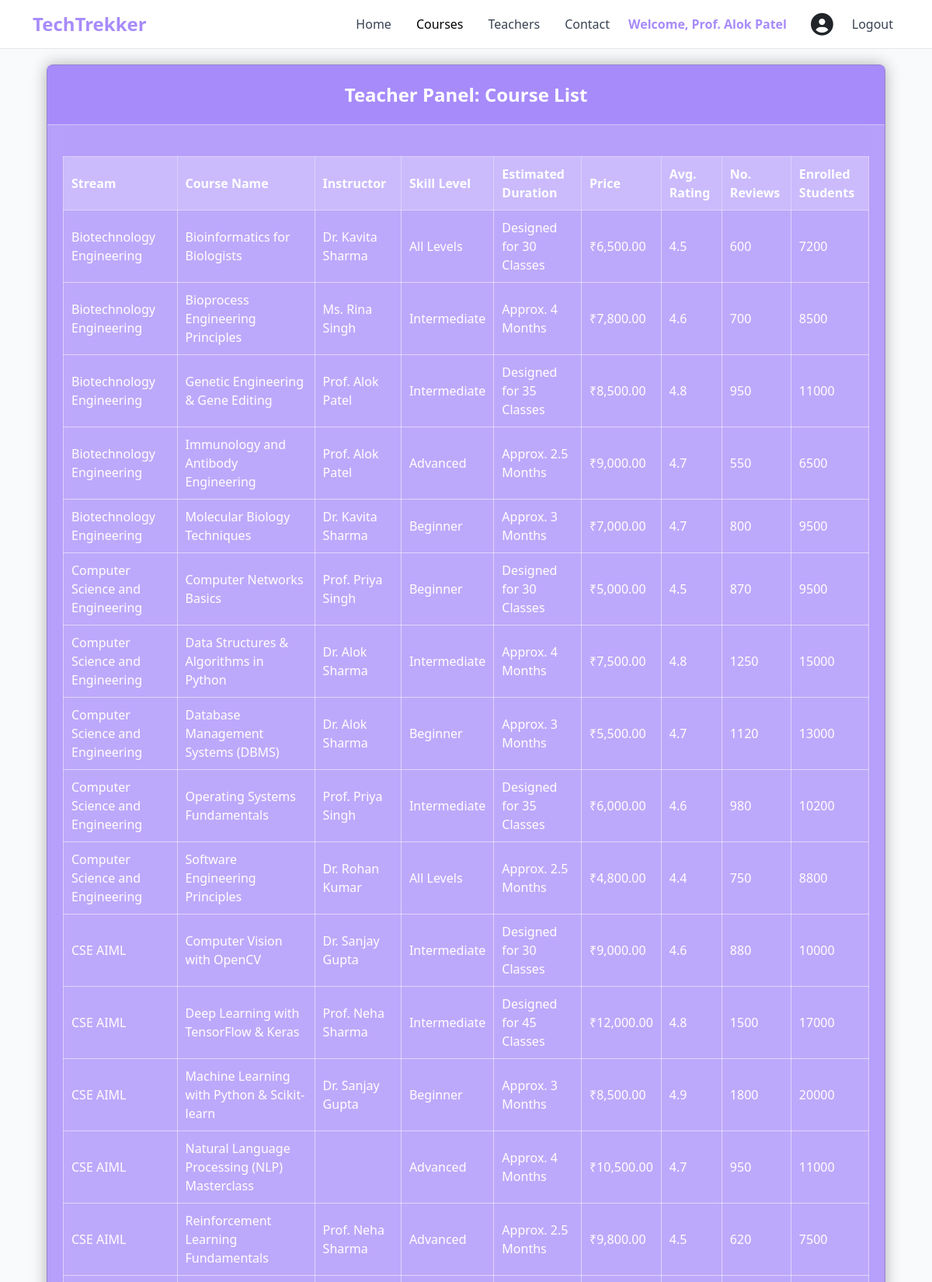
The page /teacher_courses.php (signed in, upper part) on the database its author committed.
### tables this page shows
CREATE TABLE `courses` (
  `stream_id` int(11) DEFAULT NULL,
  `course_id` int(11) NOT NULL,
  `course_name` varchar(255) DEFAULT NULL,
  `estimated_duration` varchar(100) DEFAULT NULL,
  `price` decimal(10,2) DEFAULT NULL,
  `key_topics_summary` text DEFAULT NULL,
  `image_url` varchar(500) DEFAULT NULL,
  `instructor_name` varchar(255) DEFAULT NULL,
  `skill_level` varchar(50) DEFAULT NULL,
  `average_rating` float DEFAULT NULL,
  `num_reviews` int(11) DEFAULT NULL,
  `short_tagline` text DEFAULT NULL,
  `num_students_enrolled` int(11) DEFAULT NULL,
  `prerequisites` text DEFAULT NULL,
  `badge_label` varchar(50) DEFAULT NULL,
  `display_stream_name` varchar(255) DEFAULT NULL
);

### teacher_courses.php (the view, shortened to what this page needs)
<?php
include 'header.php';
require 'db.php';
$sql = "
    SELECT
        course_id,
        course_name,
        estimated_duration,
        price,
        instructor_name,
        skill_level,
        average_rating,
        num_reviews,
        short_tagline,
        num_students_enrolled,
        display_stream_name
    FROM
        courses
    ORDER BY
        display_stream_name, course_name;
";
$result = $connection->query($sql);
?>
    <link rel="stylesheet" href="https://cdnjs.cloudflare.com/ajax/libs/font-awesome/5.15.4/css/all.min.css">
<body>
    <div class="card">
        <div class="card-header">
            Teacher Panel: Course List
        </div>
        <table>
            <thead>
                <tr>
                    <th>Stream</th>
                    <th>Course Name</th>
                    <th>Instructor</th>
                    <th>Skill Level</th>
                    <th>Estimated Duration</th>
                    <th>Price</th>
                    <th>Avg. Rating</th>
                    <th>No. Reviews</th>
                    <th>Enrolled Students</th>
                </tr>
            </thead>
            <tbody>
                <?php
                if ($result->num_rows > 0) {
                    while ($row = $result->fetch_assoc()) {
                        echo "<tr>";
                        echo "<td>" . htmlspecialchars($row['display_stream_name']) . "</td>";
                        echo "<td>" . htmlspecialchars($row['course_name']) . "</td>";
                        echo "<td>" . htmlspecialchars($row['instructor_name']) . "</td>";
                        echo "<td>" . htmlspecialchars($row['skill_level']) . "</td>";
                        echo "<td>" . htmlspecialchars($row['estimated_duration']) . "</td>";
                        echo "<td>₹" . number_format($row['price'], 2) . "</td>";
                        echo "<td>" . htmlspecialchars($row['average_rating']) . "</td>";
                        echo "<td>" . htmlspecialchars($row['num_reviews']) . "</td>";
                        echo "<td>" . htmlspecialchars($row['num_students_enrolled']) . "</td>";
                        echo "</div>";
                        echo "</tr>";
                    }
                } else {
                    echo "<tr><td colspan='10'>No courses found.</td></tr>";
                }
                ?>
<?php include 'footer.php'; ?>
</body>

### index.css (style rules this page uses)
body { background-color: #f9fafb !important; color: #374151; font-family: "Segoe UI", Tahoma, Geneva, Verdana, sans-serif; }

### teacher_courses.php (style rules this page uses)
.card { background-color: #fff; border-radius: 8px; box-shadow: 0 4px 8px rgba(0, 0, 0, 0.1); margin: 20px auto; padding: 20px; max-width: 1400px; }
.card-header { font-size: 1.5em; color: #333; margin-bottom: 20px; text-align: center; padding-bottom: 15px; border-bottom: 1px solid #eee; background-color: #a78bfa; color: white; font-weight: bold; border-radius: 8px 8px 0 0; margin: -20px -20px 20px -20px; padding: 20px; }
table { width: 100%; border-collapse: collapse; margin-top: 20px; }
th, td { border: 1px solid #ddd; padding: 10px; text-align: left; }
th { background-color: #f2f2f2; color: #555; position: sticky; top: 0; z-index: 10; }
@media (min-width: 768px) { .card { background-color: rgba(167, 139, 250, 0.81); backdrop-filter: blur(15px); -webkit-backdrop-filter: blur(15px); color: #fff; box-shadow: 0 0 20px rgba(0, 0, 0, 0.3); width: 90vw; max-width: 1400px; } }
@media (min-width: 768px) { .card-header { color: #fff; border-bottom-color: rgba(255, 255, 255, 0.5); } }
@media (min-width: 768px) { th { background-color: rgba(255, 255, 255, 0.2); color: #fff; border-color: rgba(255, 255, 255, 0.5); } }
@media (min-width: 768px) { td { color: #fff; border-color: rgba(255, 255, 255, 0.5); } }
@media (min-width: 768px) { table tr { background-color: rgba(255, 255, 255, 0.1); } }
@media (min-width: 768px) { table tr:nth-child(even) { background-color: rgba(255, 255, 255, 0.1); } }

### rows shown on the page
courses: display_stream_name "Biotechnology Engineering", course_name "Bioinformatics for Biologists", instructor_name "Dr. Kavita Sharma", skill_level "All Levels", estimated_duration "Designed for 30 Classes", price "6,500.00", average_rating "4.5", num_reviews "600", num_students_enrolled "7200"
courses: display_stream_name "Biotechnology Engineering", course_name "Bioprocess Engineering Principles", instructor_name "Ms. Rina Singh", skill_level "Intermediate", estimated_duration "Approx. 4 Months", price "7,800.00", average_rating "4.6", num_reviews "700", num_students_enrolled "8500"
courses: display_stream_name "Biotechnology Engineering", course_name "Genetic Engineering & Gene Editing", instructor_name "Prof. Alok Patel", skill_level "Intermediate", estimated_duration "Designed for 35 Classes", price "8,500.00", average_rating "4.8", num_reviews "950", num_students_enrolled "11000"
courses: display_stream_name "Biotechnology Engineering", course_name "Immunology and Antibody Engineering", instructor_name "Prof. Alok Patel", skill_level "Advanced", estimated_duration "Approx. 2.5 Months", price "9,000.00", average_rating "4.7", num_reviews "550", num_students_enrolled "6500"
courses: display_stream_name "Biotechnology Engineering", course_name "Molecular Biology Techniques", instructor_name "Dr. Kavita Sharma", skill_level "Beginner", estimated_duration "Approx. 3 Months", price "7,000.00", average_rating "4.7", num_reviews "800", num_students_enrolled "9500"
courses: display_stream_name "Computer Science and Engineering", course_name "Computer Networks Basics", instructor_name "Prof. Priya Singh", skill_level "Beginner", estimated_duration "Designed for 30 Classes", price "5,000.00", average_rating "4.5", num_reviews "870", num_students_enrolled "9500"
courses: display_stream_name "Computer Science and Engineering", course_name "Data Structures & Algorithms in Python", instructor_name "Dr. Alok Sharma", skill_level "Intermediate", estimated_duration "Approx. 4 Months", price "7,500.00", average_rating "4.8", num_reviews "1250", num_students_enrolled "15000"
courses: display_stream_name "Computer Science and Engineering", course_name "Database Management Systems (DBMS)", instructor_name "Dr. Alok Sharma", skill_level "Beginner", estimated_duration "Approx. 3 Months", price "5,500.00", average_rating "4.7", num_reviews "1120", num_students_enrolled "13000"
courses: display_stream_name "Computer Science and Engineering", course_name "Operating Systems Fundamentals", instructor_name "Prof. Priya Singh", skill_level "Intermediate", estimated_duration "Designed for 35 Classes", price "6,000.00", average_rating "4.6", num_reviews "980", num_students_enrolled "10200"
courses: display_stream_name "Computer Science and Engineering", course_name "Software Engineering Principles", instructor_name "Dr. Rohan Kumar", skill_level "All Levels", estimated_duration "Approx. 2.5 Months", price "4,800.00", average_rating "4.4", num_reviews "750", num_students_enrolled "8800"
courses: display_stream_name "CSE AIML", course_name "Computer Vision with OpenCV", instructor_name "Dr. Sanjay Gupta", skill_level "Intermediate", estimated_duration "Designed for 30 Classes", price "9,000.00", average_rating "4.6", num_reviews "880", num_students_enrolled "10000"
courses: display_stream_name "CSE AIML", course_name "Deep Learning with TensorFlow & Keras", instructor_name "Prof. Neha Sharma", skill_level "Intermediate", estimated_duration "Designed for 45 Classes", price "12,000.00", average_rating "4.8", num_reviews "1500", num_students_enrolled "17000"
courses: display_stream_name "CSE AIML", course_name "Machine Learning with Python & Scikit-learn", instructor_name "Dr. Sanjay Gupta", skill_level "Beginner", estimated_duration "Approx. 3 Months", price "8,500.00", average_rating "4.9", num_reviews "1800", num_students_enrolled "20000"
courses: display_stream_name "CSE AIML", course_name "Natural Language Processing (NLP) Masterclass", skill_level "Advanced", estimated_duration "Approx. 4 Months", price "10,500.00", average_rating "4.7", num_reviews "950", num_students_enrolled "11000"
courses: display_stream_name "CSE AIML", course_name "Reinforcement Learning Fundamentals", instructor_name "Prof. Neha Sharma", skill_level "Advanced", estimated_duration "Approx. 2.5 Months", price "9,800.00", average_rating "4.5", num_reviews "620", num_students_enrolled "7500"

### other values the page prints
$userName "Prof. Alok Patel"
